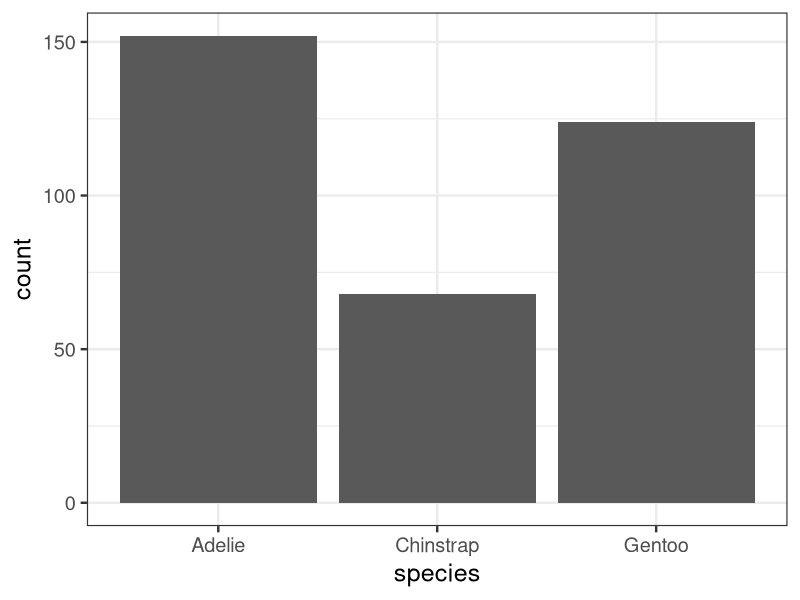
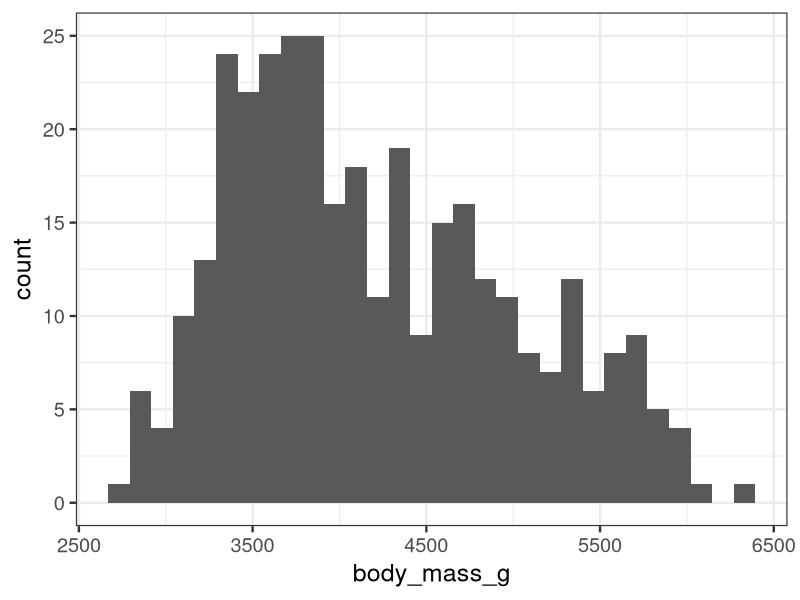
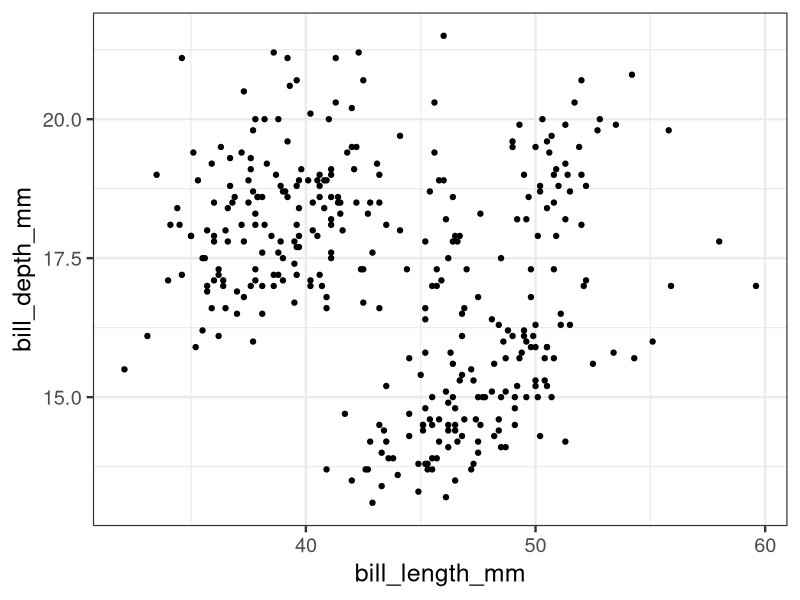

These charts were generated, in order, by the following R code:
## ---- chunk 1
library(tidyverse)
library(palmerpenguins)
theme_set(theme_bw(18))

## ---- chunk 2
glimpse(penguins)

## ---- chunk 3
table(penguins$species, penguins$island)

## ---- chunk 4
penguins %>% 
  count(species, island)

## ---- chunk 5
#| label: q1



## ---- chunk 6
species_island_table <- table(penguins$species, penguins$island)
addmargins(species_island_table)

## ---- chunk 7
# Row proportions
prop.table(species_island_table, margin = 1)
# Column proportions
prop.table(species_island_table, margin = 2)

## ---- chunk 8
#| label: q2



## ---- chunk 9
ggplot(penguins, aes(species)) +
  geom_bar()

## ---- chunk 10
#| label: q3



## ---- chunk 11
penguins %>% 
  ggplot(aes(body_mass_g)) +
  geom_histogram()

## ---- chunk 12
#| label: q6



## ---- chunk 13
penguins %>% 
  ggplot(aes(bill_length_mm, bill_depth_mm)) +
  geom_point() 

## ---- chunk 14
#| label: q7



